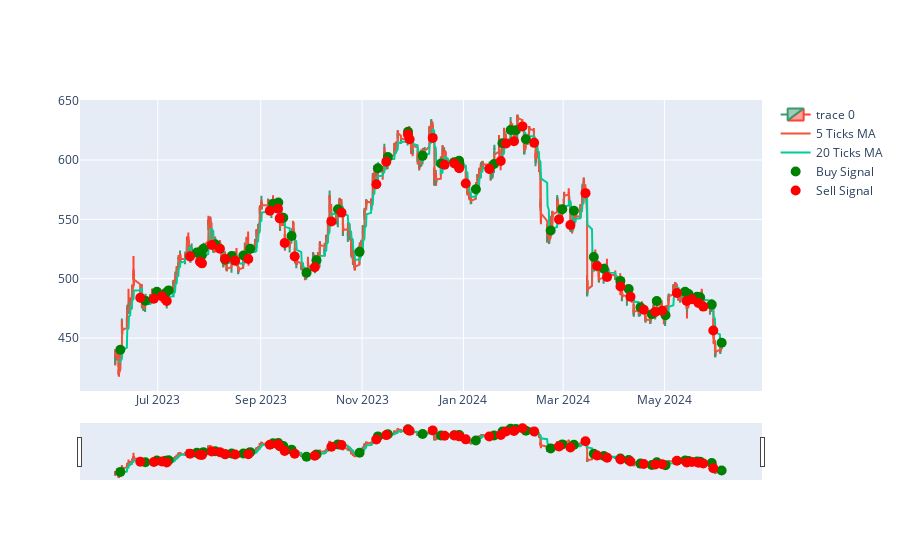

The cell this chart's notebook holds for it:
### Code cell
# count the number of times the 5 ticks MA crosses the 20 ticks MA

tsm_data['5T_MA'] = tsm_data['Close'].rolling(window=5).mean()
tsm_data['20T_MA'] = tsm_data['Close'].rolling(window=20).mean()

tsm_data['signal'] = np.where(tsm_data['5T_MA'] > tsm_data['20T_MA'], 1, 0)
tsm_data['signal'] = tsm_data['signal'].diff()


print(tsm_data['signal'].value_counts())

# plot the buy and sell signals

fig = go.Figure(data=[go.Candlestick(x=tsm_data.index,
                open=tsm_data['Open'],
                high=tsm_data['High'],
                low=tsm_data['Low'],
                close=tsm_data['Close'])])

fig.add_trace(go.Scatter(x=tsm_data.index, y=tsm_data['Close'].rolling(window=5).mean(), name='5 Ticks MA'))
fig.add_trace(go.Scatter(x=tsm_data.index, y=tsm_data['Close'].rolling(window=20).mean(), name='20 Ticks MA'))

buy_signals = tsm_data[tsm_data['signal'] == 1]
sell_signals = tsm_data[tsm_data['signal'] == -1]

fig.add_trace(go.Scatter(x=buy_signals.index, y=buy_signals['Close'], mode='markers', marker=dict(color='green', size=10), name='Buy Signal'))

fig.add_trace(go.Scatter(x=sell_signals.index, y=sell_signals['Close'], mode='markers', marker=dict(color='red', size=10), name='Sell Signal'))

fig.show()
